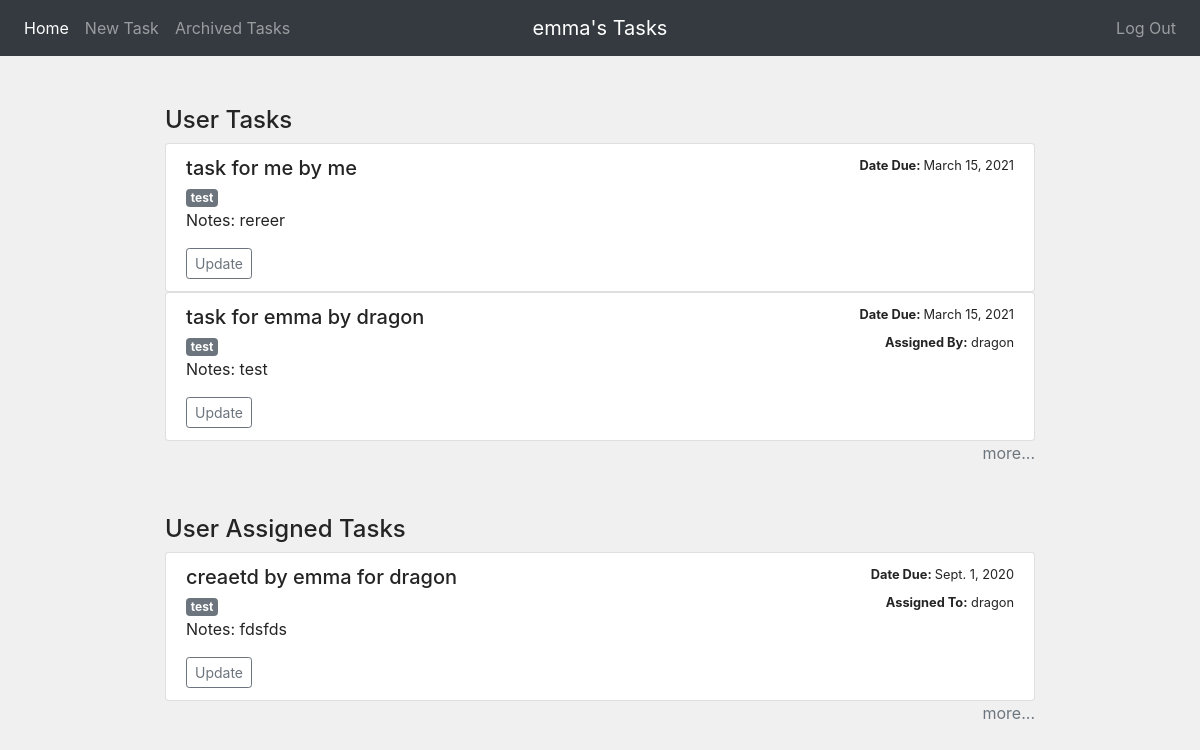
The page /dashboard/ (signed in) on the database its author committed.
### tasks/models.py (models this page shows, shortened)
class Task(models.Model):
    task_user = models.ForeignKey(User, on_delete=models.CASCADE, default=1)
    task_assigned_to = models.CharField(max_length=30,default="",blank=True)
    task_assigned_by = models.CharField(max_length=30,default="", editable=False)
    title =  models.CharField(max_length=30)
    label =  models.CharField(max_length=8)
    notes = models.TextField(editable=True, max_length=200)
    due_date = models.DateField('Date Due', editable=True)
    pub_date = models.DateTimeField('Date Created',default=now, editable=False)
    archive = models.BooleanField(default=False)
    def __str__(self):
        return self.title

### tasks/views.py (the view)
# urls.py: path('dashboard/', views.TaskDashboard.as_view(), name='dashboard'),
class TaskDashboard(ListView):
    template_name = 'task/dashboard.html'
    model = Task
    def get_context_data(self, **kwargs):
        context = super().get_context_data(**kwargs)
        data = self.model.objects.all().filter(archive=False)
        user_created_tasks = data.filter(task_user=self.request.user).filter(~Q(task_assigned_by=self.request.user.username))
        user_assigned_tasks = data.filter(task_assigned_to=self.request.user.username)
        tasks = user_created_tasks | user_assigned_tasks
        context['user_tasks'] = tasks.distinct().order_by('-due_date')[0:3]
        user_created_tasks = data.filter(task_user=self.request.user).filter(task_assigned_by=self.request.user.username)
        context['user_created_tasks'] = user_created_tasks.distinct().order_by('-due_date')[0:3]
        return context

### tasks/templates/task/dashboard.html
{% extends "base.html" %}
{% block content %}
<div class="container" style="width:75%; margin-bottom: 50px">
    <h4>User Tasks</h4>
  <ul class="list-group">
    {% for task in user_tasks %}
        {% include 'task/tasklist-for-user.html' %}
    {% endfor %}
    <a href="{% url 'all-tasks-for-user' %} " class="text-secondary" style="text-align: right">more...</a>
</ul>
</div>
<div class="container" style="width:75%">
    <h4>User Assigned Tasks</h4>
  <ul class="list-group">
    {% for task in user_created_tasks %}
    {% include 'task/tasklist-assigned-by-user.html' %}
    {% endfor %}
    <a href="{% url 'all-tasks-assigned-by-user' %}" class="text-secondary" style="text-align: right">more...</a>
</ul>
</div>
{% endblock %}

### tasks/templates/task/navbar.html (shortened to what this page needs)
<nav class="navbar navbar-expand-md navbar-dark bg-dark">
  {% if user.is_authenticated %}
    <div class="navbar-collapse collapse w-100 order-1 order-md-0 dual-collapse2">
        <ul class="navbar-nav mr-auto">
          <li class="nav-item active">
            <a class="nav-link" href="{% url 'dashboard' %}">Home <span class="sr-only">(current)</span></a>
          </li>
          <li class="nav-item">
            <a class="nav-link" href="{% url 'new-task' %}">New Task</a>
          </li>
          <li class="nav-item">
            <a class="nav-link" href="{% url 'archived-task' %}">Archived Tasks</a>
          </li>
        </ul>
    </div>
    <div class="mx-auto order-0">
        <a class="navbar-brand mx-auto" href="{% url 'dashboard' %}">{{user.username}}'s Tasks   </a>
    </div>
    <div class="navbar-collapse collapse w-100 order-3 dual-collapse2">
        <ul class="navbar-nav ml-auto">
          <li class="nav-item">
            <a class="nav-link" href="{% url 'logout' %}">Log Out</a>
          </li>
        </ul>
    </div>
  {% endif %}
</nav>

### tasks/templates/task/tasklist-for-user.html
<ul class="list-group">
    <li class="list-group-item">
      <div class="d-flex w-100 justify-content-between">
        <h5 class="mb-1">{{ task }}</h5>
        <small><span style="font-weight: bold;">Date Due: </span> {{ task.due_date }}</small>
      </div>
      <span class="badge badge-secondary">{{ task.label }}</span>
      {% if task.task_assigned_by %}
      <small style="float:right"><span style="font-weight: bold;">Assigned By:</span> {{ task.task_assigned_by}}</small>
      {% endif %}
      <p>Notes: {{task.notes}}</p>
      <a href="{% url 'update-task' pk=task.id %}"><button type="button" class="btn btn-outline-secondary btn-sm">Update</button>
      </a>
    </li>
  </ul>

### tasks/templates/task/tasklist-assigned-by-user.html
<ul class="list-group">
      <li class="list-group-item">
        <div class="d-flex w-100 justify-content-between">
          <h5 class="mb-1">{{ task }}</h5>
          <small><span style="font-weight: bold;">Date Due: </span> {{ task.due_date }}</small>
        </div>
        <span class="badge badge-secondary">{{ task.label }}</span>
        {% if task.task_assigned_by %}
        <small style="float:right"><span style="font-weight: bold;">Assigned To:</span> {{ task.task_assigned_to}}</small>
        {% endif %}
        <p>Notes: {{task.notes}}</p>
        <a href="{% url 'update-task' pk=task.id %}"><button type="button" class="btn btn-outline-secondary btn-sm">Update</button>
        </a>
      </li>
    </ul>

### tasks/static/task/custom.css (style rules this page uses)
body { color: rgb(36, 36, 36); background-color: rgb(240, 240, 240); }
nav { margin-bottom: 50px; }

### rows shown on the page
Task: title "task for me by me", due_date "March 15, 2021", label "test", notes "rereer"
Task: title "task for emma by dragon", due_date "March 15, 2021", label "test", task_assigned_by "dragon", notes "test"
Task: title "creaetd by emma for dragon", due_date "Sept. 1, 2020", label "test", task_assigned_to "dragon", notes "fdsfds"

### other values the page prints
{{ user.username }} "emma"
